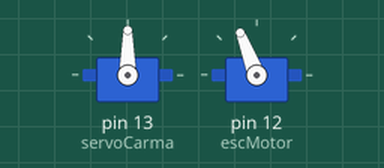
Recording of a sketch running on a simulated Arduino Uno, built with avr-gcc and run on an emulated ATmega328P. On the bench: 2 × servo.

Above: at 3.05 s.
At 8.05 s:
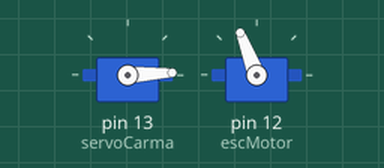
At 8.8 s:
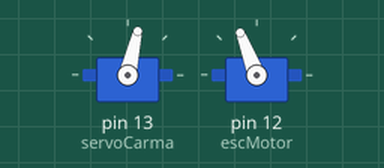
At 12.2 s:
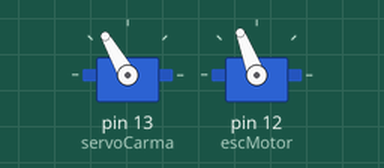
Timing chart, 0 to 13.6 s (numbered marks = the images above):
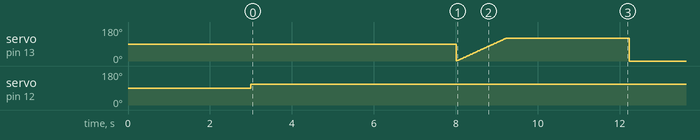

The sketch:

rotatie.ino
```cpp
#include <Servo.h>
#include <TimeAlarms.h>

Servo escMotor;
Servo servoCarma;

void setup() {
  Serial.begin(9600);
  servoCarma.attach(13); // stanga merge drept dreapta merge intr-o parte
  escMotor.attach(12);
  delay(3000);
}

void loop() {
  rotateMotor();
  delay(5000);
  miscaCarmaSpreDreapta();
}

void rotateMotor() {
  escMotor.write(111);
  delay(15);
}

void miscaCarmaSpreDreapta() {
  for (int i = 1; i <= 120; i++) {
    servoCarma.write(i);
    delay(10);
  }

  delay(3000);

  for (int i = 120; i >= 0; i--) {
    servoCarma.write(i);
  }
}
```

Measured:
- by itself, servo on pin 12 (escMotor): 90° → 111° at 3.0 s
